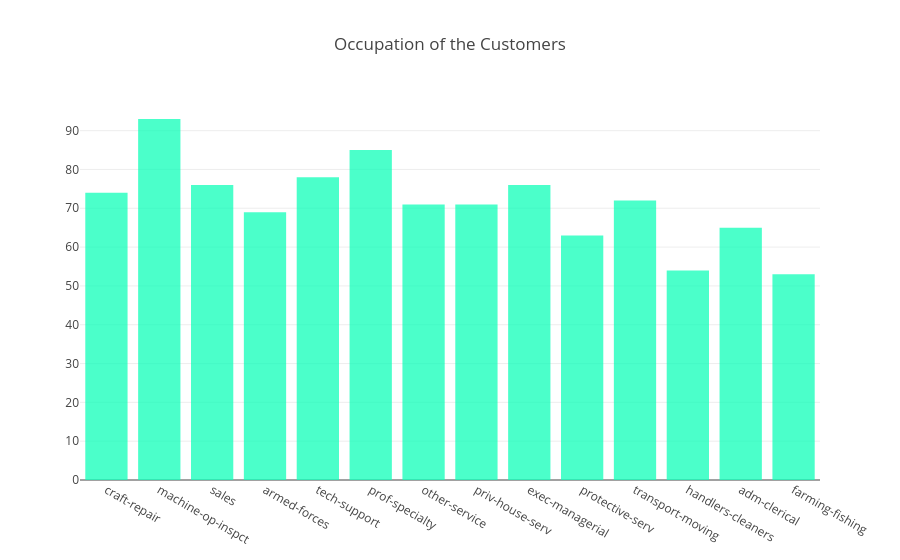

This figure's notebook cell:
### Code cell
trace = go.Histogram(
          x = data['insured_occupation'],
          name = 'Marvel',
          opacity = 0.75,
          marker = dict(
                 color = 'rgb(15, 255, 185, 0.5)'
          )
)
df = [trace]

layout = go.Layout(
    title = 'Occupation of the Customers')

fig = go.Figure(data = df, layout = layout)
py.iplot(fig)

### Figure 1 — Plotly figure (JSON) as saved in the notebook; plotly's stock layout.template omitted (floating-point values rounded to 4 significant figures; data arrays with more than 128 entries replaced by an {"elided": "..."} marker saying what was removed)
{"data": [{"marker": {"color": "rgb(15, 255, 185, 0.5)"}, "name": "Marvel", "opacity": 0.75, "type": "histogram", "uid": "e0a076c4-508f-4fca-8aeb-b9e514d1291f", "x": {"elided": "1000 str values"}}], "layout": {"title": {"text": "Occupation of the Customers"}}}
